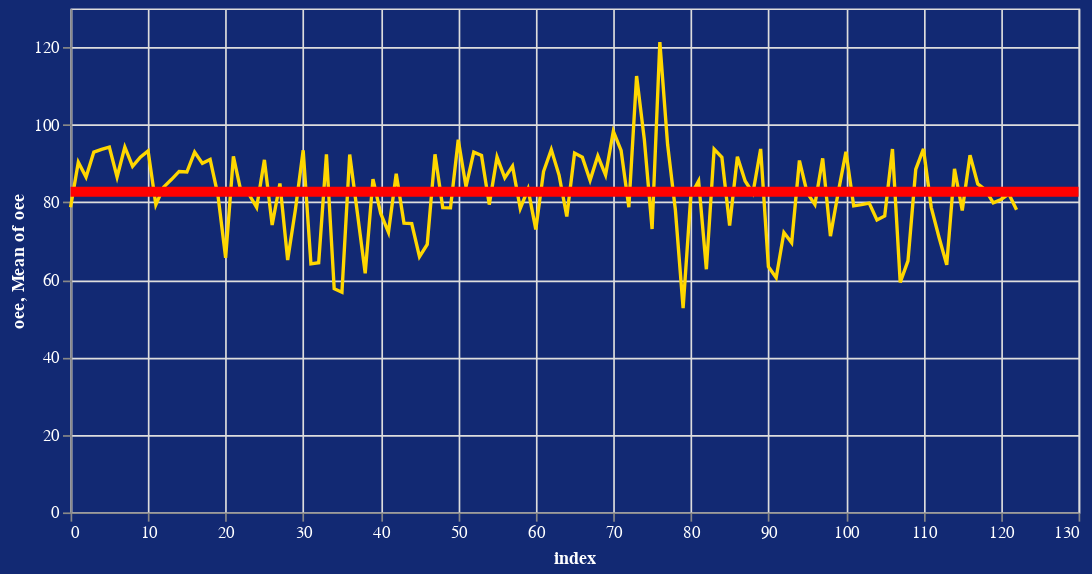

Notebook code cell kept with this figure:
### Code cell
blue_mrtk = "#122973"

line = alt.Chart(pd.read_json("./simulation/KPI.json").reset_index()).mark_line(color="gold").encode(
    y='oee:Q',
    x='index:Q'
).transform_filter(
    "datum.station == '260'"
)
# https://raw.githubusercontent.com/tiagodavi70/dashboard_linha_montagem/main
rule_linechart = alt.Chart(pd.read_json("./simulation/KPI.json").reset_index()).mark_rule(color='red').encode(
    y='mean(oee):Q',
    size=alt.value(6)
).transform_filter(
    "datum.station == '260'"
)

(line + rule_linechart).properties(width=600).configure(
    background=blue_mrtk
).configure_axis(
    titleColor="white",
    labelColor="white"
).configure_header(
    titleColor=blue_mrtk,
    titleFontSize=14,
    labelColor=blue_mrtk,
    labelFontSize=14
).transform_filter(
    "datum.index >= 0 && datum.index < 100"
)

### Figure 1 — Vega-Lite specification as saved in the notebook (floating-point values rounded to 4 significant figures; data arrays with more than 128 entries replaced by an {"elided": "..."} marker saying what was removed)
{"config": {"view": {"continuousWidth": 400, "continuousHeight": 300}, "axis": {"labelColor": "white", "titleColor": "white"}, "background": "#122973", "header": {"labelColor": "#122973", "labelFontSize": 14, "titleColor": "#122973", "titleFontSize": 14}}, "layer": [{"data": {"name": "data-74bed3c9864a46811567844ea5dd492d"}, "mark": {"type": "line", "color": "gold"}, "encoding": {"x": {"field": "index", "type": "quantitative"}, "y": {"field": "oee", "type": "quantitative"}}, "transform": [{"filter": "datum.station == '260'"}]}, {"data": {"name": "data-74bed3c9864a46811567844ea5dd492d"}, "mark": {"type": "rule", "color": "red"}, "encoding": {"size": {"value": 6}, "y": {"aggregate": "mean", "field": "oee", "type": "quantitative"}}, "transform": [{"filter": "datum.station == '260'"}]}], "transform": [{"filter": "datum.index >= 0 && datum.index < 100"}], "width": 600, "$schema": "https://vega.github.io/schema/vega-lite/v4.17.0.json", "datasets": {"data-74bed3c9864a46811567844ea5dd492d": {"elided": "369 records"}}}
